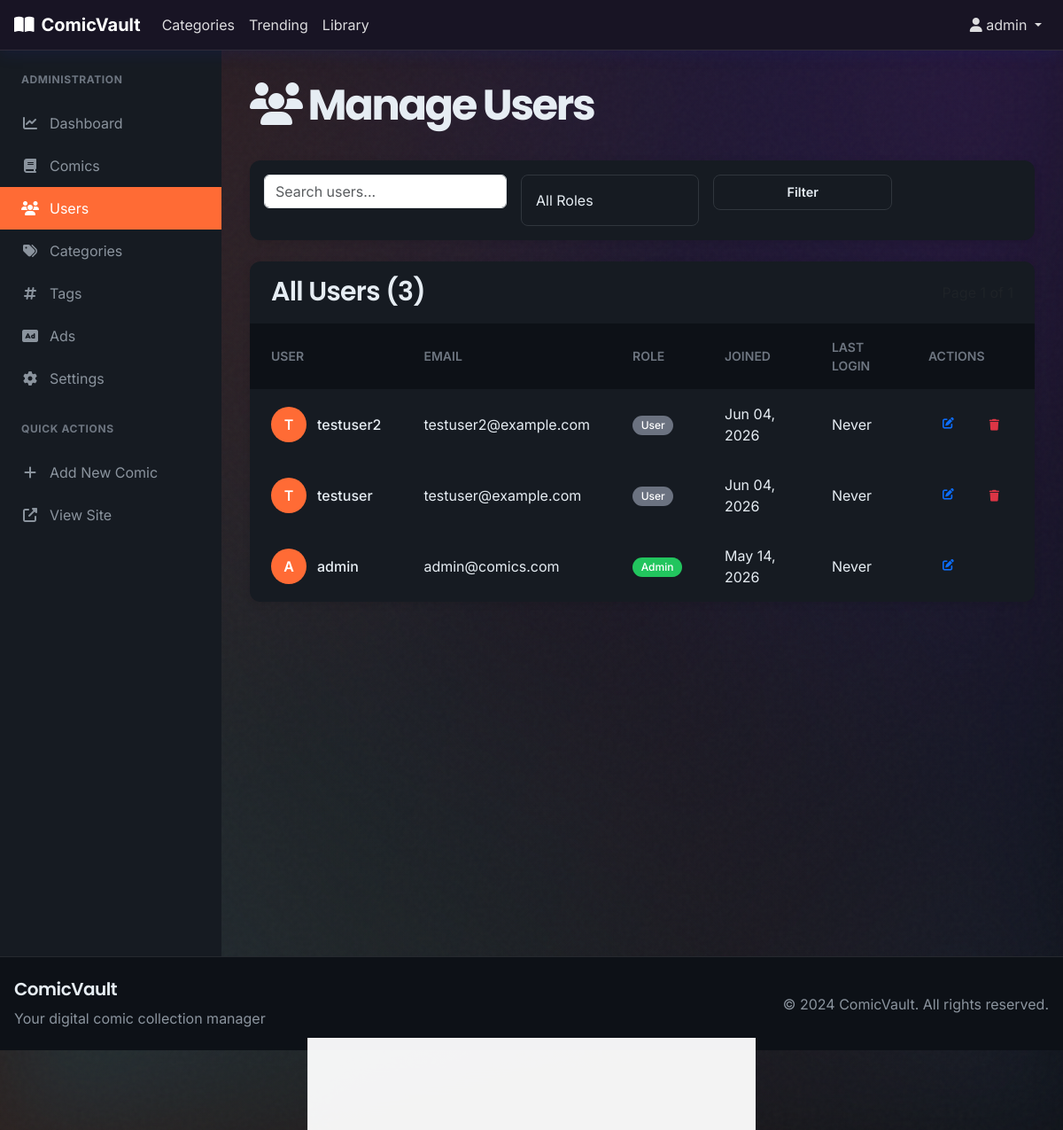
Before: /admin/users (signed in) with the older database file.
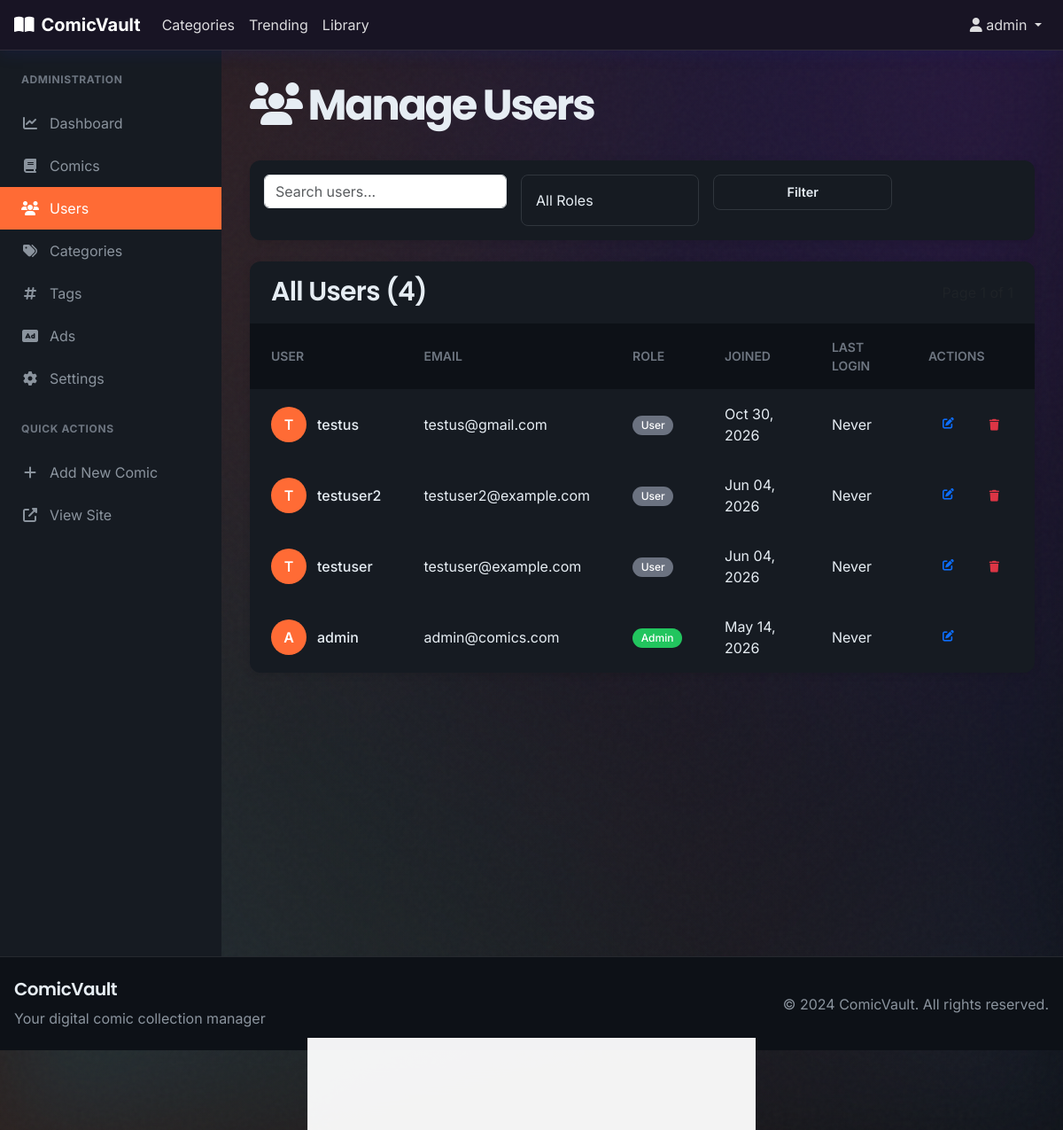
After: the same page with the newer database file.
### models.py (models this page shows, shortened)
class User(UserMixin, db.Model):
    id = db.Column(db.Integer, primary_key=True)
    username = db.Column(db.String(80), unique=True, nullable=False)
    email = db.Column(db.String(120), unique=True, nullable=False)
    password_hash = db.Column(db.String(256))
    security_answer_hash = db.Column(db.String(256))
    is_admin = db.Column(db.Boolean, default=False)
    created_at = db.Column(db.DateTime, default=datetime.utcnow)
    last_seen = db.Column(db.DateTime, default=datetime.utcnow)
    reading_progress = db.relationship('ReadingProgress', backref='user', lazy='dynamic')
    ratings = db.relationship('Rating', backref='user', lazy='dynamic')

### routes.py (the view)
@main.route('/admin/users')
@login_required
def admin_users():
    if not current_user.is_admin:
        return redirect(url_for('main.home'))
    page = request.args.get('page', 1, type=int)
    search = request.args.get('search', '')
    query = User.query
    if search:
        query = query.filter((User.username.ilike(f'%{search}%')) | (User.email.ilike(f'%{search}%')))
    pagination = query.order_by(User.created_at.desc()).paginate(page=page, per_page=20, error_out=False)
    return render_template('admin/users.html', users=pagination, pagination=pagination)

### templates/admin/users.html (shortened to what this page needs)
{% extends "admin/base.html" %}
{% block admin_content %}
<div class="admin-header">
    <h1><i class="fas fa-users me-2"></i>Manage Users</h1>
</div>
<div class="admin-table mb-4">
    <div class="p-3">
        <form method="GET" class="row g-3">
            <div class="col-md-4">
                <input type="text" class="form-control" name="search" placeholder="Search users..."
                       value="{{ request.args.get('search', '') }}">
            </div>
            <div class="col-md-3">
                <select class="form-select" name="role">
                    <option value="">All Roles</option>
                </select>
            </div>
            <div class="col-md-3">
                <button type="submit" class="btn btn-secondary w-100">Filter</button>
            </div>
        </form>
    </div>
</div>
<div class="admin-table">
    <div class="admin-table-header">
        <h3 class="admin-table-title">All Users ({{ users.total }})</h3>
        <span class="text-muted">Page {{ users.page }} of {{ users.pages }}</span>
    </div>
    <div class="table-responsive">
        <table>
            <thead>
                <tr>
                    <th>User</th>
                    <th>Email</th>
                    <th>Role</th>
                    <th>Joined</th>
                    <th>Last Login</th>
                    <th>Actions</th>
                </tr>
            </thead>
            <tbody>
                {% for user in users.items %}
                <tr>
                    <td>
                        <div class="user-info">
                            <div class="user-avatar">{{ user.username[0]|upper }}</div>
                            <div>
                                <div class="user-name">{{ user.username }}</div>
                            </div>
                        </div>
                    </td>
                    <td>{{ user.email }}</td>
                    <td>
                        <span class="badge {{ 'badge-active' if user.is_admin else 'badge-inactive' }}">
                            {{ 'Admin' if user.is_admin else 'User' }}
                        </span>
                    </td>
                    <td>{{ user.created_at.strftime('%b %d, %Y') }}</td>
                    <td>{{ user.last_login.strftime('%b %d, %Y') if user.last_login else 'Never' }}</td>
                    <td>
                        <div class="table-actions">
                            <a href="{{ url_for('main.admin_user_edit', id=user.id) }}" class="btn btn-sm btn-outline-primary" title="Edit">
                                <i class="fas fa-edit"></i>
                            </a>
                            {% if user.id != current_user.id %}
                            <form method="POST" action="{{ url_for('main.admin_user_delete', id=user.id) }}" class="d-inline" onsubmit="return confirm('Are you sure you want to delete this user?')">
                                <button type="submit" class="btn btn-sm btn-outline-danger" title="Delete">
                                    <i class="fas fa-trash"></i>
                                </button>
                            </form>
                            {% endif %}
                        </div>
                    </td>
                </tr>
                {% endfor %}
            </tbody>
        </table>
    </div>
</div>
{% endblock %}

### templates/admin/base.html (shortened to what this page needs)
{% extends "base.html" %}
{% block content %}
<div class="admin-layout">
    <aside class="admin-sidebar">
        <div class="admin-sidebar-title">Administration</div>
        <nav>
            <a href="{{ url_for('main.admin_dashboard') }}" class="admin-nav-item {{ 'active' if request.endpoint == 'main.admin_dashboard' else '' }}">
                <i class="fas fa-chart-line"></i>
                Dashboard
            </a>
            <a href="{{ url_for('main.admin_comics') }}" class="admin-nav-item {{ 'active' if 'admin_comic' in request.endpoint else '' }}">
                <i class="fas fa-book"></i>
                Comics
            </a>
            <a href="{{ url_for('main.admin_users') }}" class="admin-nav-item {{ 'active' if 'admin_user' in request.endpoint else '' }}">
                <i class="fas fa-users"></i>
                Users
            </a>
            <a href="{{ url_for('main.admin_categories') }}" class="admin-nav-item {{ 'active' if 'admin_category' in request.endpoint else '' }}">
                <i class="fas fa-tags"></i>
                Categories
            </a>
            <a href="{{ url_for('main.admin_tags') }}" class="admin-nav-item {{ 'active' if 'admin_tag' in request.endpoint else '' }}">
                <i class="fas fa-hashtag"></i>
                Tags
            </a>
            <a href="{{ url_for('main.admin_ads') }}" class="admin-nav-item {{ 'active' if 'admin_ad' in request.endpoint else '' }}">
                <i class="fas fa-ad"></i>
                Ads
            </a>
            <a href="{{ url_for('main.admin_settings') }}" class="admin-nav-item {{ 'active' if 'admin_setting' in request.endpoint else '' }}">
                <i class="fas fa-cog"></i>
                Settings
            </a>
        </nav>
        <div class="admin-sidebar-title mt-4">Quick Actions</div>
        <a href="{{ url_for('main.admin_comic_create') }}" class="admin-nav-item">
            <i class="fas fa-plus"></i>
            Add New Comic
        </a>
        <a href="{{ url_for('main.home') }}" class="admin-nav-item" target="_blank">
            <i class="fas fa-external-link-alt"></i>
            View Site
        </a>
    </aside>
    <main class="admin-content">
        {% block admin_content %}{% endblock %}
    </main>
</div>
{% endblock %}

### templates/base.html (shortened to what this page needs)
<!DOCTYPE html>
<html lang="en" dir="ltr">
<head>
    <link href="https://cdn.jsdelivr.net/npm/bootstrap@5.3.0/dist/css/bootstrap.min.css" rel="stylesheet">
    <link rel="stylesheet" href="https://cdnjs.cloudflare.com/ajax/libs/font-awesome/6.4.0/css/all.min.css">
    <link rel="stylesheet" href="{{ url_for('static', filename='css/main.css') }}">
</head>
<body class="glass-scrollbar">
    {% from 'components/ad_placeholder.html' import ad_banner, ad_sidebar, ad_in_content, ad_native %}
    <nav class="navbar navbar-expand-lg navbar-dark sticky-top glass-navbar" role="navigation" aria-label="Main navigation">
        <div class="container">
            <a class="navbar-brand" href="{{ url_for('main.home') }}" aria-label="ComicVault Home">
                <i class="fas fa-book-open me-2" aria-hidden="true"></i>ComicVault
            </a>
            <div class="collapse navbar-collapse" id="navbarNav">
                <ul class="navbar-nav me-auto" role="menubar">
                    <li class="nav-item" role="none">
                        <a class="nav-link" href="{{ url_for('main.categories') }}" role="menuitem">Categories</a>
                    </li>
                    <li class="nav-item" role="none">
                        <a class="nav-link" href="{{ url_for('main.trending') }}" role="menuitem">Trending</a>
                    </li>
                    {% if current_user.is_authenticated %}
                        <li class="nav-item" role="none">
                            <a class="nav-link" href="{{ url_for('main.library') }}" role="menuitem">Library</a>
                        </li>
                    {% endif %}
                </ul>
                <ul class="navbar-nav" role="menubar">
                    {% if current_user.is_authenticated %}
                        <li class="nav-item dropdown" role="none">
                            <a class="nav-link dropdown-toggle" href="#" role="button" data-bs-toggle="dropdown" aria-haspopup="true" aria-expanded="false" aria-label="User menu for {{ current_user.username }}">
                                <i class="fas fa-user" aria-hidden="true"></i> {{ current_user.username }}
                            </a>
                        </li>
                    {% endif %}
                </ul>
            </div>
        </div>
    </nav>
    <main id="main-content" role="main" tabindex="-1">
        {% block content %}{% endblock %}
    </main>
    <footer class="footer mt-auto py-4" style="background: #0d1117; border-top: 1px solid rgba(255, 255, 255, 0.1);">
        <div class="container">
            <div class="row">
                <div class="col-md-6">
                    <h5 style="color: #e6edf3; margin-bottom: 0.5rem;">ComicVault</h5>
                    <p style="color: #8b949e; margin-bottom: 0;">Your digital comic collection manager</p>
                </div>
                <div class="col-md-6 text-md-end d-flex align-items-center justify-content-md-end">
                    <p style="color: #8b949e; margin-bottom: 0;">&copy; 2024 ComicVault. All rights reserved.</p>
                </div>
            </div>
        </div>
    </footer>
    {% include 'components/bottom_sheet.html' %}
</body>
</html>

### templates/components/bottom_sheet.html (shortened to what this page needs)
<nav id="bottom-sheet" class="bottom-sheet" aria-label="Main navigation" aria-hidden="true">
    <div id="bottom-sheet-handle" class="bottom-sheet-handle" role="button" aria-label="Toggle navigation" tabindex="0">
    </div>
    <div id="bottom-sheet-content" class="bottom-sheet-content">
        {% if current_user.is_authenticated %}
        <div class="bottom-sheet-section">
            <div class="user-info-mini" style="display: flex; align-items: center; gap: 12px; padding: 16px; background: rgba(139, 92, 246, 0.1); border-radius: 12px; margin-bottom: 16px;">
                <div class="user-avatar" style="width: 48px; height: 48px; border-radius: 50%; background: linear-gradient(135deg, #8b5cf6, #ef4444); display: flex; align-items: center; justify-content: center; font-weight: 600; font-size: 1.25rem; color: white;">
                </div>
                <div class="user-details">
                    <div class="user-name" style="font-weight: 600; color: #111; font-size: 1rem;">{{ current_user.username }}</div>
                </div>
            </div>
        </div>
        {% endif %}
    </div>
</nav>
<link rel="stylesheet" href="{{ url_for('static', filename='css/bottom_nav.css') }}">

### static/css/bottom_nav.css (style rules this page uses)
:root { --bottom-nav-height: 72px; --bottom-nav-bg: rgba(255, 255, 255, 0.95); --bottom-nav-border: rgba(0, 0, 0, 0.1); --bottom-nav-handle: rgba(0, 0, 0, 0.2); --bottom-nav-text: #444444; --bottom-nav-text-active: #ff6b35; --bottom-nav-icon-size: 26px; --bottom-nav-transition: transform 0.3s cubic-bezier(0.4, 0, 0.2, 1); --bottom-sheet-max-height: 75vh; --bottom-sheet-bg: rgba(255, 255, 255, 0.95); }
.bottom-sheet { position: fixed; bottom: 0; left: 0; right: 0; background: var(--bottom-sheet-bg); border-radius: 20px 20px 0 0; box-shadow: 0 -4px 20px rgba(0, 0, 0, 0.3); transform: translateY(calc(100% - var(--bottom-nav-height))); transition: var(--bottom-nav-transition); z-index: 1000; max-height: var(--bottom-sheet-max-height); display: flex; flex-direction: column; backdrop-filter: blur(20px); -webkit-backdrop-filter: blur(20px); border-top: 1px solid var(--bottom-nav-border); }
.bottom-sheet-handle { display: flex; justify-content: center; align-items: center; padding: 12px; cursor: grab; user-select: none; -webkit-user-select: none; touch-action: pan-y; }
.bottom-sheet-handle::before { content: ''; width: 40px; height: 4px; background: var(--bottom-nav-handle); border-radius: 2px; transition: background 0.2s ease; }
.bottom-sheet-content { flex: 1; overflow-y: auto; padding: 0 20px 20px; scrollbar-width: thin; scrollbar-color: rgba(255, 255, 255, 0.2) transparent; }
.bottom-sheet-section { margin-bottom: 24px; }
@media (min-width: 768px) { .bottom-sheet { max-width: 400px; left: 50%; right: auto; transform: translateX(-50%) translateY(calc(100% - var(--bottom-nav-height))); } }
@media (min-width: 768px) { .bottom-sheet-content { padding: 0 24px 24px; } }
@media (min-width: 1024px) { :root { --bottom-nav-height: 70px; --bottom-sheet-max-height: 500px; } }
@media (min-width: 1024px) { .bottom-sheet { max-width: 450px; } }

### templates/base.html (style rules this page uses)
.glass-navbar .navbar-brand, .glass-navbar .navbar-brand:hover, .glass-navbar .navbar-brand:focus, .glass-navbar .navbar-brand:active, .glass-navbar a.navbar-brand:hover { background-color: transparent !important; background: transparent !important; color: #ffffff !important; text-decoration: none !important; box-shadow: none !important; outline: none !important; }

### templates/admin/base.html (style rules this page uses)
.admin-layout { display: flex; min-height: calc(100vh - 60px); }
.admin-sidebar { width: 250px; background: var(--card-bg); border-right: 1px solid var(--border-color); padding: 1.5rem 0; flex-shrink: 0; }
.admin-sidebar-title { padding: 0 1.5rem; margin-bottom: 1rem; font-weight: 700; color: var(--text-muted); text-transform: uppercase; font-size: 0.75rem; letter-spacing: 0.05em; }
.admin-nav-item { display: flex; align-items: center; padding: 0.75rem 1.5rem; color: var(--text-secondary); text-decoration: none; transition: all 0.2s; gap: 0.75rem; }
.admin-nav-item.active { background: var(--primary-color); color: white; }
.admin-nav-item i { width: 20px; text-align: center; }
.admin-content { flex: 1; padding: 2rem; }
.admin-header { display: flex; justify-content: space-between; align-items: center; margin-bottom: 2rem; }
.admin-header h1 { font-weight: 700; margin: 0; }
.admin-table { width: 100%; background: var(--card-bg); border-radius: 12px; overflow: hidden; box-shadow: 0 2px 8px rgba(0,0,0,0.1); }
.admin-table-header { display: flex; justify-content: space-between; align-items: center; padding: 1rem 1.5rem; border-bottom: 1px solid var(--border-color); }
.admin-table-title { font-weight: 600; margin: 0; }
.table-responsive { overflow-x: auto; }
.admin-table table { width: 100%; border-collapse: collapse; }
.admin-table th, .admin-table td { padding: 1rem 1.5rem; text-align: left; border-bottom: 1px solid var(--border-color); }
.admin-table th { background: var(--dark-bg); font-weight: 600; font-size: 0.875rem; color: var(--text-muted); text-transform: uppercase; }
.admin-table tr:last-child td { border-bottom: none; }
.table-actions { display: flex; gap: 0.5rem; }
.badge { padding: 0.3rem 0.6rem; border-radius: 20px; font-size: 0.75rem; font-weight: 500; }
.badge-active { background: #22c55e; color: white; }
.badge-inactive { background: #6b7280; color: white; }
.user-avatar { width: 40px; height: 40px; border-radius: 50%; background: var(--primary-color); color: white; display: flex; align-items: center; justify-content: center; font-weight: 600; }
.user-info { display: flex; align-items: center; gap: 0.75rem; }
.user-name { font-weight: 500; }

Changed rows visible on the page:
added User: username "T", username "testus", email "testus@gmail.com", is_admin "User", created_at "Oct 30, 2026", last_login "Never"
Other visible differences:
{{ users.total }}: "3" → "4"
